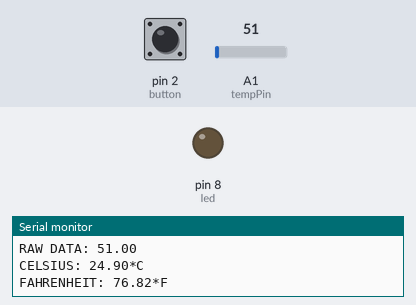
A sketch run on a simulated Arduino Uno, built with avr-gcc and run on an emulated ATmega328P. Shown: output pins drawn as LEDs (lit = HIGH), the last lines printed to the serial monitor. The inputs (shaded band) are chosen by the test bench; at power-on: pin 2 (button) HIGH, A1 (tempPin) = 51.

Above: at 3.8 s.
3.9 s: pin 2 (button) pulled LOW for 2.35 s
At 5.2 s:
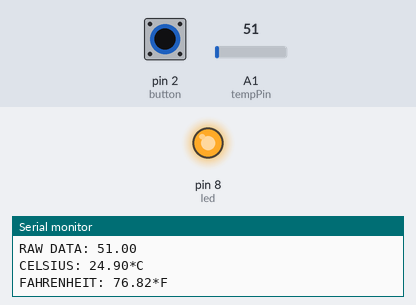
8.5 s: A1 (tempPin) set to 15
Timing chart, 0 to 11.5 s (numbered marks = the images above; inputs shaded):
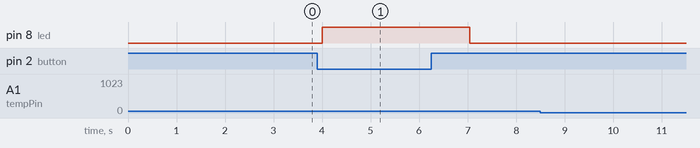

The sketch:

Task.ino
```cpp
//switch
const int button =2;
int buttonState;
const int led =8;
char state;

//temprature
float temp;
int tempPin = A1;

void temprature()
{
  temp = analogRead(tempPin);
  Serial.print("RAW DATA: ");
  Serial.print (temp);
  Serial.println(" ");
  temp = temp * 0.48828125;
  Serial.print("CELSIUS: ");
  Serial.print(temp);
  Serial.println("*C ");
  //converts celsius into fahrenheit
  temp = temp *9 / 5;
  temp = temp + 32;
  Serial.print("FAHRENHEIT: ");
  Serial.print(temp);
  Serial.println("*F");
  delay(1000);
}

  void ON_OFF_Switch()
{
  buttonState= digitalRead(button);
  if(buttonState==LOW)
  {
    Serial.println("Pressed");
    Serial.println("Led is ON");
    digitalWrite(led ,HIGH);
    //delay(1000);
  }
   else
  {
    Serial.println("Led is OFF");
    digitalWrite(led,LOW);
    delay(1000);
  }
}

void setup()
{
  // put your setup code here, to run once:
  Serial.begin(9600);
  pinMode(button, INPUT);
  pinMode(led, OUTPUT);
  digitalWrite(button,HIGH);
  digitalWrite(led,LOW);
}

void loop()
{
 // put your main code here, to run repeatedly:
 ON_OFF_Switch();
 temprature();
}
```

Measured:
- after the input at 3.9 s, pin 8 (led): LOW → HIGH after 0.10 s, → LOW 3.0 s later
